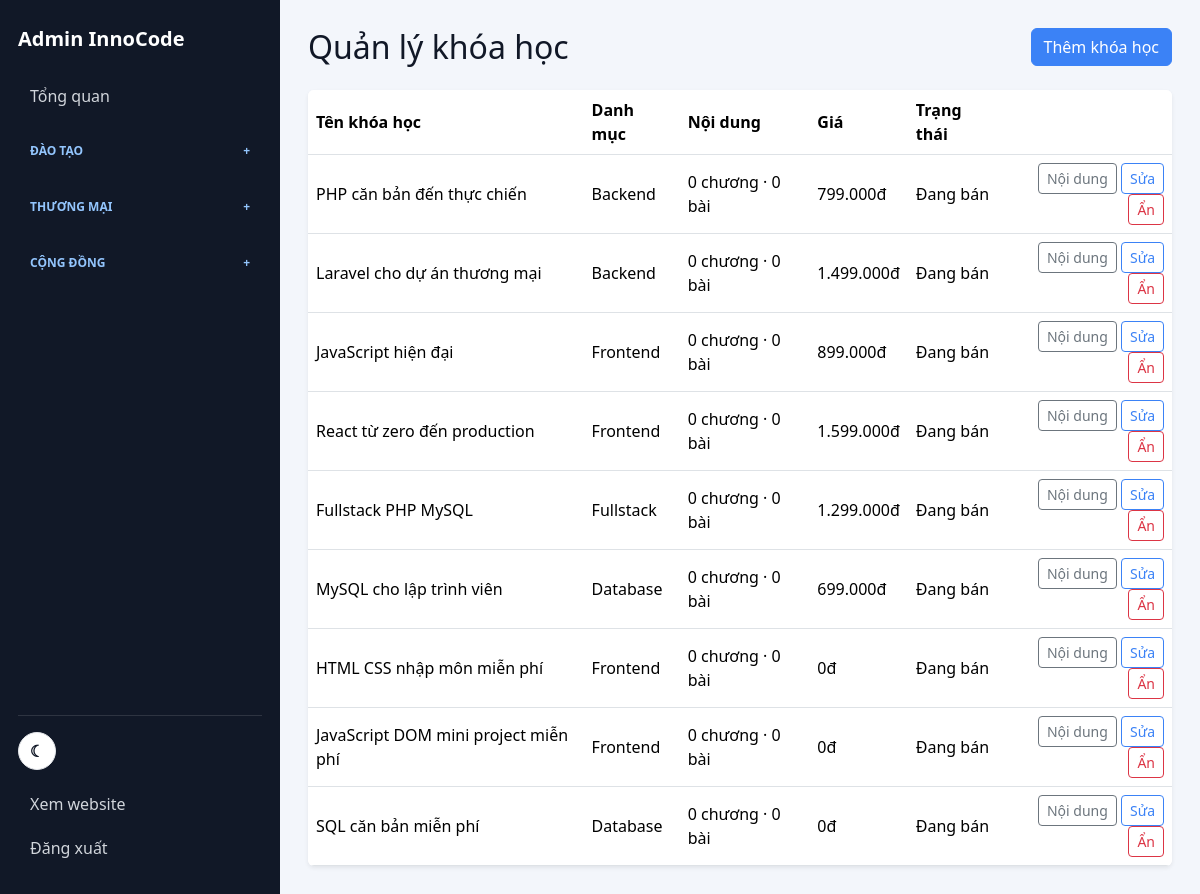
Screenshot of /admin/courses.php (signed in) with the database file from the repository.
### tables this page shows
CREATE TABLE IF NOT EXISTS courses (
    id INT UNSIGNED AUTO_INCREMENT PRIMARY KEY,
    category_id INT UNSIGNED NOT NULL,
    title VARCHAR(190) NOT NULL,
    description TEXT NOT NULL,
    price DECIMAL(12, 2) NOT NULL DEFAULT 0,
    level VARCHAR(50) NOT NULL DEFAULT 'Beginner',
    duration_hours INT UNSIGNED NOT NULL DEFAULT 1,
    image_url VARCHAR(500) NOT NULL,
    is_active TINYINT(1) NOT NULL DEFAULT 1,
    created_at TIMESTAMP DEFAULT CURRENT_TIMESTAMP,
    updated_at TIMESTAMP DEFAULT CURRENT_TIMESTAMP ON UPDATE CURRENT_TIMESTAMP,
    CONSTRAINT fk_courses_category FOREIGN KEY (category_id) REFERENCES categories(id)
);

CREATE TABLE IF NOT EXISTS categories (
    id INT UNSIGNED AUTO_INCREMENT PRIMARY KEY,
    name VARCHAR(120) NOT NULL,
    slug VARCHAR(140) NOT NULL UNIQUE,
    created_at TIMESTAMP DEFAULT CURRENT_TIMESTAMP
);

### core/helpers.php (called while the page is built, shortened)
<?php
function e(string|int|float|null $value): string
{
    return htmlspecialchars((string) $value, ENT_QUOTES, 'UTF-8');
}
function money(int|float $amount): string
{
    return number_format((float) $amount, 0, ',', '.') . 'đ';
}
function url(string $page = 'home', array $params = []): string
{
    $page = page_from_path($page);
    $query = array_merge(['page' => $page], $params);
    return APP_URL . '/index.php?' . http_build_query($query);
}
function page_from_path(string $path): string
{
    $path = trim($path, '/');
    $pathOnly = strtok($path, '?') ?: $path;
    $name = basename($pathOnly, '.php');
    return match ($name) {
        '', 'index' => 'home',
        default => $name,
    };
}

### core/database.php (called while the page is built, shortened)
<?php
function db(): PDO
{
    static $pdo = null;
    if ($pdo !== null) {
        return $pdo;
    }
    $dsn = 'mysql:host=' . DB_HOST . ';port=' . DB_PORT . ';dbname=' . DB_NAME . ';charset=utf8mb4';
    $pdo = new PDO($dsn, DB_USER, DB_PASS);
    $pdo->setAttribute(PDO::ATTR_ERRMODE, PDO::ERRMODE_EXCEPTION);
    $pdo->setAttribute(PDO::ATTR_DEFAULT_FETCH_MODE, PDO::FETCH_ASSOC);
    return $pdo;
}

### admin/courses.php (the view, shortened to what this page needs)
<?php
require_once __DIR__ . '/includes/header.php';
$courses = db()->query('SELECT courses.*, categories.name AS category_name,
    COUNT(DISTINCT course_chapters.id) AS chapter_count,
    COUNT(DISTINCT course_lessons.id) AS lesson_count
    FROM courses
    JOIN categories ON categories.id = courses.category_id
    LEFT JOIN course_chapters ON course_chapters.course_id = courses.id
    LEFT JOIN course_lessons ON course_lessons.chapter_id = course_chapters.id
    GROUP BY courses.id
    ORDER BY courses.created_at DESC')->fetchAll();
?>
<div class="d-flex justify-content-between align-items-center mb-4">
    <h1 class="h2 mb-0">Quản lý khóa học</h1>
    <a class="btn btn-primary" href="<?= APP_URL ?>/admin/course_form.php">Thêm khóa học</a>
</div>
<div class="bg-white rounded-2 shadow-sm table-responsive">
    <table class="table mb-0">
        <thead>
        <tr>
            <th>Tên khóa học</th>
            <th>Danh mục</th>
            <th>Nội dung</th>
            <th>Giá</th>
            <th>Trạng thái</th>
            <th></th>
        </tr>
        </thead>
        <tbody>
        <?php foreach ($courses as $course): ?>
            <tr>
                <td><?= e($course['title']) ?></td>
                <td><?= e($course['category_name']) ?></td>
                <td><?= (int) $course['chapter_count'] ?> chương · <?= (int) $course['lesson_count'] ?> bài</td>
                <td><?= money((float) $course['price']) ?></td>
                <td><?= $course['is_active'] ? 'Đang bán' : 'Đã ẩn' ?></td>
                <td class="text-end">
                    <a class="btn btn-sm btn-outline-secondary" href="<?= APP_URL ?>/admin/course_content.php?id=<?= (int) $course['id'] ?>">Nội dung</a>
                    <a class="btn btn-sm btn-outline-primary" href="<?= APP_URL ?>/admin/course_form.php?id=<?= (int) $course['id'] ?>">Sửa</a>
                    <form class="d-inline" method="post">
                        <?php if ($course['is_active']): ?>
                            <button class="btn btn-sm btn-outline-danger" name="action" value="hide" type="submit">Ẩn</button>
                        <?php else: ?>
                            <button class="btn btn-sm btn-outline-success" name="action" value="show" type="submit">Mở bán</button>
                        <?php endif; ?>
                    </form>
                </td>
            </tr>
        <?php endforeach; ?>
        </tbody>
    </table>
</div>
<?php require_once __DIR__ . '/includes/footer.php'; ?>

### admin/includes/header.php (shortened to what this page needs)
<?php
$currentAdminPage = basename($_SERVER['SCRIPT_NAME'] ?? '');
?>
<!doctype html>
<html lang="vi">
<head>
    <link href="https://cdn.jsdelivr.net/npm/bootstrap@5.3.3/dist/css/bootstrap.min.css" rel="stylesheet">
    <link href="<?= APP_URL ?>/assets/css/style.css?v=20260519-fixes" rel="stylesheet">
</head>
<body>
<div class="admin-layout">
    <aside class="admin-sidebar">
        <a class="admin-brand" href="<?= APP_URL ?>/admin/index.php">Admin <?= e(APP_NAME) ?></a>
        <nav class="admin-nav">
            <a class="<?= $currentAdminPage === 'index.php' ? 'active' : '' ?>" href="<?= APP_URL ?>/admin/index.php">Tổng quan</a>
            <details class="admin-nav-group">
                <summary>Đào tạo</summary>
            </details>
            <details class="admin-nav-group">
                <summary>Thương mại</summary>
            </details>
            <details class="admin-nav-group">
                <summary>Cộng đồng</summary>
            </details>
        </nav>
        <div class="admin-sidebar-foot">
            <button class="theme-toggle admin-theme-toggle" type="button" aria-label="Đổi theme" data-theme-toggle>☾</button>
            <a href="<?= url('home') ?>">Xem website</a>
            <a href="<?= APP_URL ?>/admin/logout.php">Đăng xuất</a>
        </div>
    </aside>
    <main class="admin-main">
        <div class="admin-content">

### admin/includes/footer.php (shortened to what this page needs)
        </div>
    </main>
</div>
</body>
</html>

### assets/css/style.css (style rules this page uses)
:root { --brand: #0ea5e9; --brand-2: #0284c7; --accent: #22c55e; --warm: #f97316; --ink: #111827; --muted: #6b7280; --line: #e5e7eb; --soft: #f8fafc; --danger: #f97316; }
* { letter-spacing: 0; }
body { background: #fff; color: var(--ink); font-family: system-ui, -apple-system, BlinkMacSystemFont, "Segoe UI", sans-serif; }
a { text-decoration: none; }
.admin-layout { background: #f3f6fb; display: grid; grid-template-columns: 280px minmax(0, 1fr); min-height: 100vh; }
.admin-sidebar { background: #111827; color: #e5e7eb; display: flex; flex-direction: column; gap: 20px; padding: 24px 18px; }
.admin-brand { color: #fff; font-size: 20px; font-weight: 850; }
.admin-nav { display: grid; gap: 6px; }
.admin-nav-group { display: grid; gap: 4px; }
.admin-nav a, .admin-sidebar-foot a, .admin-nav-group summary { border-radius: 8px; color: #d1d5db; display: block; padding: 10px 12px; }
.admin-nav-group summary { color: #93c5fd; cursor: pointer; font-size: 12px; font-weight: 850; list-style: none; margin-top: 8px; text-transform: uppercase; }
.admin-nav-group summary::after { content: '+'; float: right; }
.admin-sidebar-foot { border-top: 1px solid rgba(255, 255, 255, .12); margin-top: auto; padding-top: 16px; }
.admin-main { min-width: 0; }
.admin-content { margin: 0 auto; max-width: 1240px; padding: 28px; }
.table td, .table th { vertical-align: middle; }
:root, :root[data-theme="light"] { --brand: #3B82F6; --brand-2: #2563eb; --accent: #22C55E; --warm: #F97316; --ink: #111827; --muted: #64748b; --line: #e5e7eb; --soft: #f8fafc; --page-bg: #FFFFFF; --surface: #FFFFFF; --surface-2: #f3f6fb; --text: #111827; --text-soft: #64748b; }
body, .admin-layout, .admin-main { background: var(--page-bg); color: var(--text); }
.site-nav, .compiler-workspace, .lesson-card, .content-block, .course-buy-card, .learning-info, .bg-white { background: var(--surface) !important; border-color: var(--line); color: var(--text); }
.admin-main { background: var(--surface-2); }
.nav-links a, .brand, .academy-course-card h3 a, .course-card-title a, .admin-content, .admin-content h1, .admin-content h2, .admin-content strong { color: var(--text); }
.btn-primary, .login-link, .academy-register-btn, .academy-gradient-btn { background: var(--brand); border-color: var(--brand); color: #fff !important; }
.btn-outline-primary { border-color: var(--brand); color: var(--brand) !important; }
.theme-toggle { align-items: center; background: var(--surface); border: 1px solid var(--line); border-radius: 999px; color: var(--text); display: inline-flex; font-size: 16px; font-weight: 800; height: 38px; justify-content: center; line-height: 1; padding: 0; width: 38px; }
.admin-theme-toggle { margin-bottom: 12px; }

### rows the page displays
courses: title "PHP căn bản đến thực chiến", category.name "Backend", chapter_count "0", lesson_count "0", price "799.000đ", is_active "Đang bán"
courses: title "Laravel cho dự án thương mại", category.name "Backend", chapter_count "0", lesson_count "0", price "1.499.000đ", is_active "Đang bán"
courses: title "JavaScript hiện đại", category.name "Frontend", chapter_count "0", lesson_count "0", price "899.000đ", is_active "Đang bán"
courses: title "React từ zero đến production", category.name "Frontend", chapter_count "0", lesson_count "0", price "1.599.000đ", is_active "Đang bán"
courses: title "Fullstack PHP MySQL", category.name "Fullstack", chapter_count "0", lesson_count "0", price "1.299.000đ", is_active "Đang bán"
courses: title "MySQL cho lập trình viên", category.name "Database", chapter_count "0", lesson_count "0", price "699.000đ", is_active "Đang bán"
courses: title "HTML CSS nhập môn miễn phí", category.name "Frontend", chapter_count "0", lesson_count "0", price "0đ", is_active "Đang bán"
courses: title "JavaScript DOM mini project miễn phí", category.name "Frontend", chapter_count "0", lesson_count "0", price "0đ", is_active "Đang bán"
courses: title "SQL căn bản miễn phí", category.name "Database", chapter_count "0", lesson_count "0", price "0đ", is_active "Đang bán"

### other values shown
APP_NAME "InnoCode"
